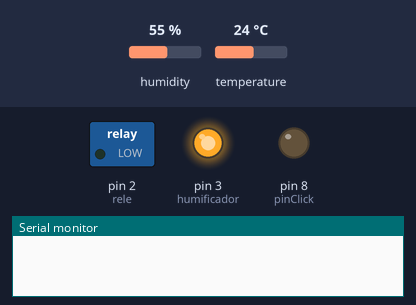
Bench run of a sketch on a simulated Arduino Uno, built with avr-gcc and run on an emulated ATmega328P. On the bench: switched loads named in the sketch (green lamp = pin HIGH), output pins drawn as LEDs (lit = HIGH), the last lines printed to the serial monitor. The inputs (shaded band) are chosen by the test bench; at power-on: humidity 55 %, temperature 24 °C.

Above: at 0.4 s.
At 60.1 s:
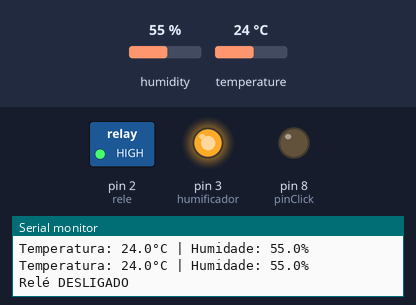
Timing chart, 0 to 121.5 s (numbered marks = the images above):
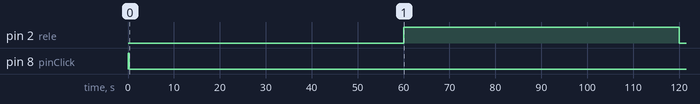

Measured:
- by itself, pin 2 (rele): LOW → HIGH at 60.0 s, → LOW 60.0 s later

The sketch:

codigo_estufa_inteligente.ino
```cpp
#include <DHT.h>

// Definições do sensor DHT
#define DHTPIN 4
#define DHTTYPE DHT22
DHT dht(DHTPIN, DHTTYPE);

// Pinos de controlo
int rele = 2;
int humificador = 3;
const int pinClick = 8;

// Valores desejados
float humidade_desejada = 90.0;

// Estados de controlo
bool rele_ligado = false;
bool controlo_humidade_ativa = true;
// bool primeiroCiclo = true;

// Temporizadores
unsigned long tempoAnteriorLeitura = 0;
const unsigned long INTERVALO_LEITURA = 2000; // 2 segundos

unsigned long tempoAnteriorRele = 0;
const unsigned long INTERVALO_RELE = 60000; // 60 segundos

unsigned long ultimoCliqueHumificador = 0;
unsigned long INTERVALO_CLIQUE = 14520000; // começa com 4h e 1min

const int CLICK_DURATION = 300; // ms

void setup() {
  Serial.begin(9600);

  pinMode(rele, OUTPUT);
  pinMode(humificador, OUTPUT);
  pinMode(pinClick, OUTPUT);

  digitalWrite(rele, LOW); // Relé ligado inicialmente
  analogWrite(humificador, 255); // Humificador ligado no máximo

  // Clique inicial para ligar humificador
  digitalWrite(pinClick, HIGH);
  delay(CLICK_DURATION);
  digitalWrite(pinClick, LOW);

  ultimoCliqueHumificador = millis(); // começa a contar a partir daqui

  dht.begin();
}

void loop() {
  unsigned long agora = millis();

  // Leitura dos sensores a cada 2 segundos
  if (agora - tempoAnteriorLeitura >= INTERVALO_LEITURA) {
    tempoAnteriorLeitura = agora;

    float temperature = dht.readTemperature();
    float humidity = dht.readHumidity();

    if (isnan(temperature) || isnan(humidity)) {
      Serial.println("Falha ao ler do DHT!");
      return;
    }

    // Envia dados para o monitor serial
    String dados = "Temperatura: " + String(temperature, 1) + "°C | Humidade: " + String(humidity, 1) + "%";
    Serial.println(dados);

    // Controlo da humidade
    if (humidity > humidade_desejada && controlo_humidade_ativa) {
      analogWrite(humificador, 1); // Humificador no mínimo
      controlo_humidade_ativa = false;
      Serial.println("Humidade alta - reduzindo humificador");
    } else if (humidity < humidade_desejada && !controlo_humidade_ativa) {
      analogWrite(humificador, 255); // Humificador no máximo
      controlo_humidade_ativa = true;
      Serial.println("Humidade baixa - ligando humificador");
    }
  }

  // Controlo do relé a cada 60 segundos
  if (agora - tempoAnteriorRele >= INTERVALO_RELE) {
    tempoAnteriorRele = agora;

    rele_ligado = !rele_ligado;
    digitalWrite(rele, rele_ligado ? HIGH : LOW);

    Serial.println(rele_ligado ? "Relé DESLIGADO" : "Relé LIGADO");
  }


  if (agora - ultimoCliqueHumificador >= INTERVALO_CLIQUE) {
    // Faz clique
    digitalWrite(pinClick, HIGH);
    delay(CLICK_DURATION);
    digitalWrite(pinClick, LOW);
    ultimoCliqueHumificador = agora;

    Serial.println("Clique no humificador executado");
  }
}
```
